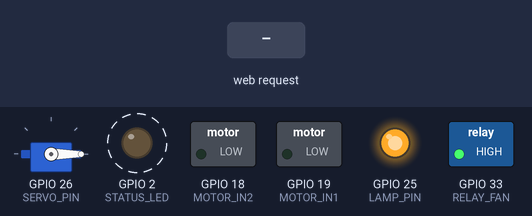
This sketch was run on a simulated ESP32. Parts: servo, switched loads named in the sketch (green lamp = pin HIGH), output pins drawn as LEDs (lit = HIGH). Dashed ring = blinking. Inputs (shaded band) come from the test bench. What the sketch prints to the serial monitor is not drawn.

Above: at 2.2 s.
2.3 s: HTTP request GET /cmd?val=0 received
At 3.7 s:
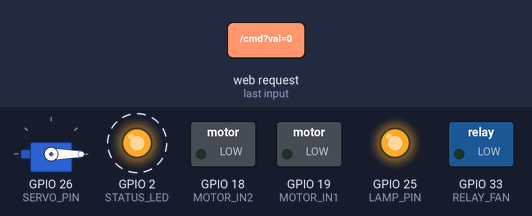
5.3 s: HTTP request GET /cmd?val=1 received
At 7.8 s:
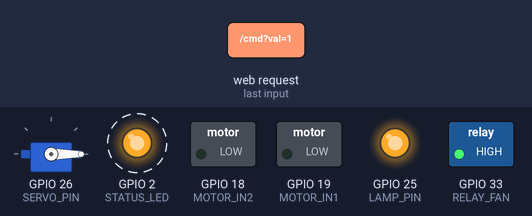
Timing chart, 0 to 12.8 s (numbered marks = the images above; inputs shaded):
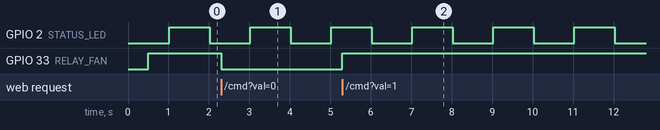

Measured:
- after the input at 2.3 s, GPIO 33 (RELAY_FAN): HIGH → LOW at once
- after the input at 5.3 s, GPIO 33 (RELAY_FAN): LOW → HIGH at once
- by itself, GPIO 2 (STATUS_LED): alternates HIGH for 1.0 s and LOW for 1.0 s

The sketch:

smart_home.ino
```cpp
/**
 * ============================================================
 *  SMART HOME UNIT — Firmware
 *  Smart Home Controlled by Smart Gloves
 * ============================================================
 *  B.Sc. Graduation Project — Mechatronics Engineering
 *  Benha National University, Faculty of Engineering
 *  Academic Year 2025/2026
 * ============================================================
 *
 *  Description:
 *    Hosts a Wi-Fi Access Point and an HTTP web server.
 *    Receives gesture codes (0–7) from the Smart Glove and
 *    actuates home devices accordingly.
 *
 *  Pin Assignment:
 *    GPIO 33  →  Relay CH1 — Fan      (2-channel relay module)
 *    GPIO 25  →  Relay CH2 — Lamp     (2-channel relay module)
 *    GPIO 19  →  DC Motor IN1 (Curtain direction A)
 *    GPIO 18  →  DC Motor IN2 (Curtain direction B)
 *    GPIO 26  →  SG90 Servo PWM (Door)
 *    GPIO 2   →  Onboard Heartbeat LED
 *
 *  2-Channel Relay Wiring:
 *    IN1 → GPIO 33 → Fan   (220V AC via Relay CH1)
 *    IN2 → GPIO 25 → Lamp  (220V AC via Relay CH2)
 *    VCC → 5V,  GND → GND
 *    LOW  = device ON  (relay active-low)
 *    HIGH = device OFF (relay active-high / released)
 *
 *  Gesture-to-Command Map (Thumb–Index–Pinky):
 *    000 (0) → Fan  ON
 *    001 (1) → Fan  OFF
 *    010 (2) → Lamp ON
 *    011 (3) → Lamp OFF
 *    100 (4) → Curtain OPEN
 *    101 (5) → Curtain CLOSE
 *    110 (6) → Door OPEN   (Servo → OPEN angle)
 *    111 (7) → Door CLOSE  (Servo → CLOSE angle)
 *
 *  Dependencies:
 *    - ESP32 Arduino Core (Espressif)
 *    - WiFi.h, WebServer.h  (included with ESP32 core)
 *    - ESP32Servo            (install via Arduino Library Manager)
 * ============================================================
 */

#include <WiFi.h>
#include <WebServer.h>
#include <ESP32Servo.h>

// ============================================================
//  CONFIGURATION
// ============================================================
const char* AP_SSID     = "SmartHome_AP";
const char* AP_PASSWORD = "smarthome123";

// ============================================================
//  PIN DEFINITIONS
// ============================================================
#define RELAY_FAN   33   // Relay CH1 → Fan   (active-LOW)
#define LAMP_PIN    25   // Relay CH2 → Lamp  (active-LOW)
#define MOTOR_IN1   19   // DC Motor direction A — Curtain OPEN
#define MOTOR_IN2   18   // DC Motor direction B — Curtain CLOSE
#define SERVO_PIN   26   // SG90 Servo signal   — Door
#define STATUS_LED   2   // Onboard heartbeat LED

// ============================================================
//  RELAY LOGIC
//  Most 2-channel relay modules are ACTIVE-LOW:
//    LOW  signal → relay energised → device ON
//    HIGH signal → relay released  → device OFF
//  If your module is active-HIGH, swap the defines below.
// ============================================================
#define RELAY_ON  LOW
#define RELAY_OFF HIGH

// ============================================================
//  SERVO ANGLES — adjust to match your door mechanism
// ============================================================
const int SERVO_DOOR_OPEN  = 90;    // Degrees when door is open
const int SERVO_DOOR_CLOSE = 0;     // Degrees when door is closed

// ============================================================
//  MOTOR TIMING
// ============================================================
const int CURTAIN_TRAVEL_MS = 2500;   // Time for full curtain travel (ms)

// ============================================================
//  DEVICE STATE
// ============================================================
bool stateFan     = false;   // false = OFF
bool stateLamp    = false;   // false = OFF
bool stateCurtain = false;   // false = CLOSED, true = OPEN
bool stateDoor    = false;   // false = CLOSED, true = OPEN

// ============================================================
//  OBJECTS
// ============================================================
WebServer server(80);
Servo doorServo;

// ============================================================
//  SETUP
// ============================================================
void setup() {
  Serial.begin(115200);
  delay(500);

  Serial.println("\n====================================");
  Serial.println("  SMART HOME — Booting...");
  Serial.println("====================================");

  // Configure output pins
  pinMode(RELAY_FAN,  OUTPUT);
  pinMode(LAMP_PIN,   OUTPUT);
  pinMode(MOTOR_IN1,  OUTPUT);
  pinMode(MOTOR_IN2,  OUTPUT);
  pinMode(STATUS_LED, OUTPUT);

  // Safe defaults — everything OFF
  digitalWrite(RELAY_FAN,  RELAY_OFF);
  digitalWrite(LAMP_PIN,   RELAY_OFF);
  motorStop();
  digitalWrite(STATUS_LED, LOW);

  // Attach servo — door starts CLOSED
  doorServo.attach(SERVO_PIN);
  doorServo.write(SERVO_DOOR_CLOSE);
  stateDoor = false;
  Serial.println("[Servo]  Door → CLOSED");

  // Start Wi-Fi Access Point
  startAccessPoint();

  // Register HTTP routes
  server.on("/cmd",    handleCommand);
  server.on("/status", handleStatus);
  server.onNotFound(handleNotFound);
  server.begin();

  Serial.println("[Server] HTTP server started — port 80");
  Serial.println("[Server] http://192.168.4.1/cmd?val=0..7");
  Serial.println("====================================\n");
}

// ============================================================
//  MAIN LOOP
// ============================================================
void loop() {
  server.handleClient();

  // Heartbeat LED — blinks every second to confirm system is alive
  static unsigned long lastBlink = 0;
  if (millis() - lastBlink > 1000) {
    digitalWrite(STATUS_LED, !digitalRead(STATUS_LED));
    lastBlink = millis();
  }
}

// ============================================================
//  HTTP HANDLER — /cmd?val=N
// ============================================================
void handleCommand() {
  if (!server.hasArg("val")) {
    server.send(400, "text/plain", "Missing parameter: val");
    return;
  }

  int code = server.arg("val").toInt();
  Serial.printf("\n[CMD] Received code: %d\n", code);

  if (code < 0 || code > 7) {
    server.send(400, "text/plain", "Invalid code. Use 0–7.");
    return;
  }

  // ── Command Dispatch ─────────────────────────────────────
  switch (code) {

    case 0:   // 000 — Thumb bent, Index bent, Pinky bent
      Serial.println("[CMD] 000 → Fan ON");
      setFan(true);
      break;

    case 1:   // 001 — Thumb bent, Index bent, Pinky extended
      Serial.println("[CMD] 001 → Fan OFF");
      setFan(false);
      break;

    case 2:   // 010 — Thumb bent, Index extended, Pinky bent
      Serial.println("[CMD] 010 → Lamp ON");
      setLamp(true);
      break;

    case 3:   // 011 — Thumb bent, Index extended, Pinky extended
      Serial.println("[CMD] 011 → Lamp OFF");
      setLamp(false);
      break;

    case 4:   // 100 — Thumb extended, Index bent, Pinky bent
      Serial.println("[CMD] 100 → Curtain OPEN");
      moveCurtain(true);
      break;

    case 5:   // 101 — Thumb extended, Index bent, Pinky extended
      Serial.println("[CMD] 101 → Curtain CLOSE");
      moveCurtain(false);
      break;

    case 6:   // 110 — Thumb extended, Index extended, Pinky bent
      Serial.println("[CMD] 110 → Door OPEN");
      setDoor(true);
      break;

    case 7:   // 111 — Thumb extended, Index extended, Pinky extended
      Serial.println("[CMD] 111 → Door CLOSE");
      setDoor(false);
      break;
  }

  printStatus();
  server.send(200, "application/json", buildStatusJson());
}

// ============================================================
//  HTTP HANDLER — /status
// ============================================================
void handleStatus() {
  server.send(200, "application/json", buildStatusJson());
}

void handleNotFound() {
  server.send(404, "text/plain", "Not found. Use /cmd?val=0..7 or /status");
}

// ============================================================
//  ACTUATOR FUNCTIONS
// ============================================================

void setFan(bool on) {
  stateFan = on;
  // 2-ch relay is active-LOW: LOW = ON, HIGH = OFF
  digitalWrite(RELAY_FAN, on ? RELAY_ON : RELAY_OFF);
  Serial.printf("[Relay1] Fan  → %s\n", on ? "ON" : "OFF");
}

void setLamp(bool on) {
  stateLamp = on;
  digitalWrite(LAMP_PIN, on ? RELAY_ON : RELAY_OFF);
  Serial.printf("[Relay2] Lamp → %s\n", on ? "ON" : "OFF");
}

void setDoor(bool open) {
  stateDoor = open;
  doorServo.write(open ? SERVO_DOOR_OPEN : SERVO_DOOR_CLOSE);
  Serial.printf("[Servo]  Door → %s (%d deg)\n",
                open ? "OPEN" : "CLOSED",
                open ? SERVO_DOOR_OPEN : SERVO_DOOR_CLOSE);
  delay(600);   // Allow servo to reach position
}

void moveCurtain(bool open) {
  stateCurtain = open;
  Serial.printf("[Motor]  Curtain → %s\n", open ? "OPENING..." : "CLOSING...");

  if (open) {
    digitalWrite(MOTOR_IN1, HIGH);
    digitalWrite(MOTOR_IN2, LOW);
  } else {
    digitalWrite(MOTOR_IN1, LOW);
    digitalWrite(MOTOR_IN2, HIGH);
  }

  delay(CURTAIN_TRAVEL_MS);
  motorStop();

  Serial.printf("[Motor]  Curtain → %s (done)\n", open ? "OPEN" : "CLOSED");
}

void motorStop() {
  digitalWrite(MOTOR_IN1, LOW);
  digitalWrite(MOTOR_IN2, LOW);
}

// ============================================================
//  UTILITIES
// ============================================================

String buildStatusJson() {
  String j = "{";
  j += "\"fan\":"     + String(stateFan     ? "true"  : "false") + ",";
  j += "\"lamp\":"    + String(stateLamp    ? "true"  : "false") + ",";
  j += "\"curtain\":" + String(stateCurtain ? "\"open\""   : "\"closed\"") + ",";
  j += "\"door\":"    + String(stateDoor    ? "\"open\""   : "\"closed\"");
  j += "}";
  return j;
}

void printStatus() {
  Serial.println("[Status] ─────────────────────────");
  Serial.printf("  Fan:     %s\n", stateFan     ? "ON"     : "OFF");
  Serial.printf("  Lamp:    %s\n", stateLamp    ? "ON"     : "OFF");
  Serial.printf("  Curtain: %s\n", stateCurtain ? "OPEN"   : "CLOSED");
  Serial.printf("  Door:    %s\n", stateDoor    ? "OPEN"   : "CLOSED");
  Serial.println("[Status] ─────────────────────────");
}

// ============================================================
//  WI-FI ACCESS POINT
// ============================================================
void startAccessPoint() {
  WiFi.mode(WIFI_AP);
  WiFi.softAP(AP_SSID, AP_PASSWORD);
  delay(500);

  Serial.printf("[WiFi] AP started — SSID: %s\n", AP_SSID);
  Serial.printf("[WiFi] IP: %s\n", WiFi.softAPIP().toString().c_str());
}
```
